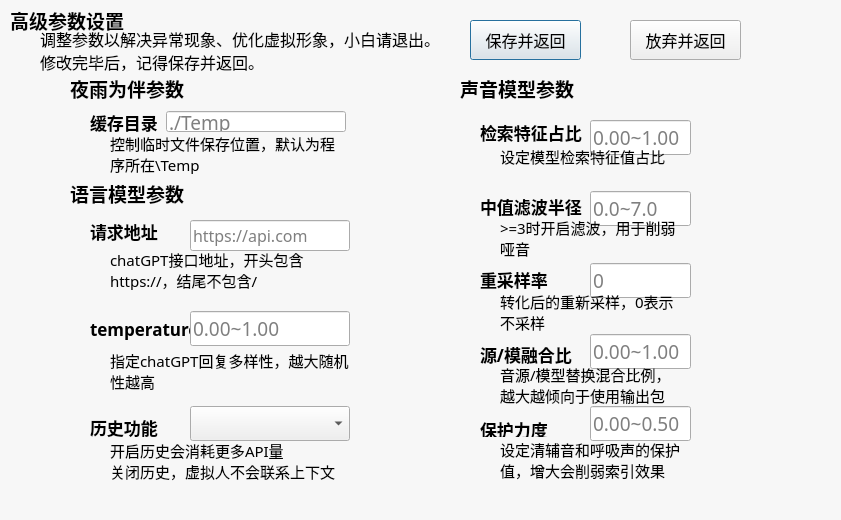
<?xml version="1.0" encoding="UTF-8"?>
<ui version="4.0">
 <class>setplusform</class>
 <widget class="QDialog" name="setplusform">
  <property name="geometry">
   <rect>
    <x>0</x>
    <y>0</y>
    <width>841</width>
    <height>520</height>
   </rect>
  </property>
  <property name="windowTitle">
   <string>Dialog</string>
  </property>
  <widget class="QLabel" name="back_label">
   <property name="geometry">
    <rect>
     <x>0</x>
     <y>0</y>
     <width>841</width>
     <height>520</height>
    </rect>
   </property>
   <property name="styleSheet">
    <string notr="true">background-image: url(:/image/image/xiaomeng.jpg);</string>
   </property>
   <property name="text">
    <string/>
   </property>
  </widget>
  <widget class="QLabel" name="back_label2">
   <property name="geometry">
    <rect>
     <x>0</x>
     <y>0</y>
     <width>841</width>
     <height>520</height>
    </rect>
   </property>
   <property name="styleSheet">
    <string notr="true">background-color: rgba(255, 255, 255, 130);</string>
   </property>
   <property name="text">
    <string/>
   </property>
  </widget>
  <widget class="QWidget" name="verticalLayoutWidget_6">
   <property name="geometry">
    <rect>
     <x>590</x>
     <y>120</y>
     <width>101</width>
     <height>321</height>
    </rect>
   </property>
   <layout class="QVBoxLayout" name="RVC_layout">
    <item>
     <widget class="QLineEdit" name="indexrate_lineedit">
      <property name="font">
       <font>
        <family>等线</family>
        <pointsize>14</pointsize>
       </font>
      </property>
      <property name="placeholderText">
       <string>0.00~1.00</string>
      </property>
     </widget>
    </item>
    <item>
     <spacer name="sp8">
      <property name="orientation">
       <enum>Qt::Vertical</enum>
      </property>
      <property name="sizeHint" stdset="0">
       <size>
        <width>20</width>
        <height>40</height>
       </size>
      </property>
     </spacer>
    </item>
    <item>
     <widget class="QLineEdit" name="filter_lineedit">
      <property name="font">
       <font>
        <family>等线</family>
        <pointsize>14</pointsize>
       </font>
      </property>
      <property name="placeholderText">
       <string>0.0~7.0</string>
      </property>
     </widget>
    </item>
    <item>
     <spacer name="sp7">
      <property name="orientation">
       <enum>Qt::Vertical</enum>
      </property>
      <property name="sizeHint" stdset="0">
       <size>
        <width>20</width>
        <height>40</height>
       </size>
      </property>
     </spacer>
    </item>
    <item>
     <widget class="QLineEdit" name="resample_lineedit">
      <property name="font">
       <font>
        <family>等线</family>
        <pointsize>14</pointsize>
       </font>
      </property>
      <property name="placeholderText">
       <string>0</string>
      </property>
     </widget>
    </item>
    <item>
     <spacer name="sp9">
      <property name="orientation">
       <enum>Qt::Vertical</enum>
      </property>
      <property name="sizeHint" stdset="0">
       <size>
        <width>20</width>
        <height>40</height>
       </size>
      </property>
     </spacer>
    </item>
    <item>
     <widget class="QLineEdit" name="rmsmix_lineedit">
      <property name="font">
       <font>
        <family>等线</family>
        <pointsize>14</pointsize>
       </font>
      </property>
      <property name="placeholderText">
       <string>0.00~1.00</string>
      </property>
     </widget>
    </item>
    <item>
     <spacer name="sp10">
      <property name="orientation">
       <enum>Qt::Vertical</enum>
      </property>
      <property name="sizeHint" stdset="0">
       <size>
        <width>20</width>
        <height>40</height>
       </size>
      </property>
     </spacer>
    </item>
    <item>
     <widget class="QLineEdit" name="protect_lineedit">
      <property name="font">
       <font>
        <family>等线</family>
        <pointsize>14</pointsize>
       </font>
      </property>
      <property name="placeholderText">
       <string>0.00~0.50</string>
      </property>
     </widget>
    </item>
   </layout>
   <zorder>protect_lineedit</zorder>
   <zorder>rmsmix_lineedit</zorder>
   <zorder>resample_lineedit</zorder>
   <zorder>filter_lineedit</zorder>
   <zorder>indexrate_lineedit</zorder>
  </widget>
  <widget class="QLabel" name="filter_label">
   <property name="geometry">
    <rect>
     <x>480</x>
     <y>196</y>
     <width>111</width>
     <height>21</height>
    </rect>
   </property>
   <property name="palette">
    <palette>
     <active>
      <colorrole role="WindowText">
       <brush brushstyle="SolidPattern">
        <color alpha="255">
         <red>0</red>
         <green>0</green>
         <blue>0</blue>
        </color>
       </brush>
      </colorrole>
     </active>
     <inactive>
      <colorrole role="WindowText">
       <brush brushstyle="SolidPattern">
        <color alpha="255">
         <red>0</red>
         <green>0</green>
         <blue>0</blue>
        </color>
       </brush>
      </colorrole>
     </inactive>
     <disabled/>
    </palette>
   </property>
   <property name="font">
    <font>
     <family>新宋体</family>
     <pointsize>13</pointsize>
     <bold>true</bold>
    </font>
   </property>
   <property name="text">
    <string>中值滤波半径</string>
   </property>
   <property name="wordWrap">
    <bool>false</bool>
   </property>
  </widget>
  <widget class="QLabel" name="indexrate_label">
   <property name="geometry">
    <rect>
     <x>480</x>
     <y>122</y>
     <width>111</width>
     <height>21</height>
    </rect>
   </property>
   <property name="font">
    <font>
     <family>新宋体</family>
     <pointsize>13</pointsize>
     <bold>true</bold>
    </font>
   </property>
   <property name="text">
    <string>检索特征占比</string>
   </property>
  </widget>
  <widget class="QLabel" name="rmsmix_label">
   <property name="geometry">
    <rect>
     <x>480</x>
     <y>344</y>
     <width>111</width>
     <height>21</height>
    </rect>
   </property>
   <property name="font">
    <font>
     <family>新宋体</family>
     <pointsize>13</pointsize>
     <bold>true</bold>
    </font>
   </property>
   <property name="text">
    <string>源/模融合比</string>
   </property>
  </widget>
  <widget class="QLabel" name="tip_protect_label">
   <property name="geometry">
    <rect>
     <x>500</x>
     <y>434</y>
     <width>181</width>
     <height>51</height>
    </rect>
   </property>
   <property name="palette">
    <palette>
     <active>
      <colorrole role="WindowText">
       <brush brushstyle="SolidPattern">
        <color alpha="255">
         <red>0</red>
         <green>0</green>
         <blue>0</blue>
        </color>
       </brush>
      </colorrole>
     </active>
     <inactive>
      <colorrole role="WindowText">
       <brush brushstyle="SolidPattern">
        <color alpha="255">
         <red>0</red>
         <green>0</green>
         <blue>0</blue>
        </color>
       </brush>
      </colorrole>
     </inactive>
     <disabled/>
    </palette>
   </property>
   <property name="font">
    <font>
     <family>新宋体</family>
     <pointsize>11</pointsize>
    </font>
   </property>
   <property name="text">
    <string>设定清辅音和呼吸声的保护值，增大会削弱索引效果</string>
   </property>
   <property name="wordWrap">
    <bool>true</bool>
   </property>
  </widget>
  <widget class="QLabel" name="protect_label">
   <property name="geometry">
    <rect>
     <x>480</x>
     <y>421</y>
     <width>101</width>
     <height>16</height>
    </rect>
   </property>
   <property name="font">
    <font>
     <family>新宋体</family>
     <pointsize>13</pointsize>
     <bold>true</bold>
    </font>
   </property>
   <property name="text">
    <string>保护力度</string>
   </property>
  </widget>
  <widget class="QLabel" name="tip_resample_label">
   <property name="geometry">
    <rect>
     <x>500</x>
     <y>291</y>
     <width>181</width>
     <height>41</height>
    </rect>
   </property>
   <property name="palette">
    <palette>
     <active>
      <colorrole role="WindowText">
       <brush brushstyle="SolidPattern">
        <color alpha="255">
         <red>0</red>
         <green>0</green>
         <blue>0</blue>
        </color>
       </brush>
      </colorrole>
     </active>
     <inactive>
      <colorrole role="WindowText">
       <brush brushstyle="SolidPattern">
        <color alpha="255">
         <red>0</red>
         <green>0</green>
         <blue>0</blue>
        </color>
       </brush>
      </colorrole>
     </inactive>
     <disabled/>
    </palette>
   </property>
   <property name="font">
    <font>
     <family>新宋体</family>
     <pointsize>11</pointsize>
    </font>
   </property>
   <property name="text">
    <string>转化后的重新采样，0表示不采样</string>
   </property>
   <property name="wordWrap">
    <bool>true</bool>
   </property>
  </widget>
  <widget class="QLabel" name="tip_rmsmix_label">
   <property name="geometry">
    <rect>
     <x>500</x>
     <y>364</y>
     <width>181</width>
     <height>41</height>
    </rect>
   </property>
   <property name="palette">
    <palette>
     <active>
      <colorrole role="WindowText">
       <brush brushstyle="SolidPattern">
        <color alpha="255">
         <red>0</red>
         <green>0</green>
         <blue>0</blue>
        </color>
       </brush>
      </colorrole>
     </active>
     <inactive>
      <colorrole role="WindowText">
       <brush brushstyle="SolidPattern">
        <color alpha="255">
         <red>0</red>
         <green>0</green>
         <blue>0</blue>
        </color>
       </brush>
      </colorrole>
     </inactive>
     <disabled/>
    </palette>
   </property>
   <property name="font">
    <font>
     <family>新宋体</family>
     <pointsize>11</pointsize>
    </font>
   </property>
   <property name="text">
    <string>音源/模型替换混合比例，越大越倾向于使用输出包</string>
   </property>
   <property name="wordWrap">
    <bool>true</bool>
   </property>
  </widget>
  <widget class="QLabel" name="resample_label">
   <property name="geometry">
    <rect>
     <x>480</x>
     <y>269</y>
     <width>91</width>
     <height>21</height>
    </rect>
   </property>
   <property name="font">
    <font>
     <family>新宋体</family>
     <pointsize>13</pointsize>
     <bold>true</bold>
    </font>
   </property>
   <property name="text">
    <string>重采样率</string>
   </property>
  </widget>
  <widget class="QLabel" name="tip_form_label5">
   <property name="geometry">
    <rect>
     <x>460</x>
     <y>73</y>
     <width>141</width>
     <height>31</height>
    </rect>
   </property>
   <property name="font">
    <font>
     <family>等线</family>
     <pointsize>14</pointsize>
     <bold>true</bold>
    </font>
   </property>
   <property name="text">
    <string>声音模型参数</string>
   </property>
  </widget>
  <widget class="QLabel" name="tip_indexrate_label">
   <property name="geometry">
    <rect>
     <x>500</x>
     <y>141</y>
     <width>181</width>
     <height>31</height>
    </rect>
   </property>
   <property name="palette">
    <palette>
     <active>
      <colorrole role="WindowText">
       <brush brushstyle="SolidPattern">
        <color alpha="255">
         <red>0</red>
         <green>0</green>
         <blue>0</blue>
        </color>
       </brush>
      </colorrole>
     </active>
     <inactive>
      <colorrole role="WindowText">
       <brush brushstyle="SolidPattern">
        <color alpha="255">
         <red>0</red>
         <green>0</green>
         <blue>0</blue>
        </color>
       </brush>
      </colorrole>
     </inactive>
     <disabled/>
    </palette>
   </property>
   <property name="font">
    <font>
     <family>新宋体</family>
     <pointsize>11</pointsize>
    </font>
   </property>
   <property name="text">
    <string>设定模型检索特征值占比</string>
   </property>
   <property name="wordWrap">
    <bool>true</bool>
   </property>
  </widget>
  <widget class="QLabel" name="tip_filter_label">
   <property name="geometry">
    <rect>
     <x>500</x>
     <y>217</y>
     <width>181</width>
     <height>41</height>
    </rect>
   </property>
   <property name="palette">
    <palette>
     <active>
      <colorrole role="WindowText">
       <brush brushstyle="SolidPattern">
        <color alpha="255">
         <red>0</red>
         <green>0</green>
         <blue>0</blue>
        </color>
       </brush>
      </colorrole>
     </active>
     <inactive>
      <colorrole role="WindowText">
       <brush brushstyle="SolidPattern">
        <color alpha="255">
         <red>0</red>
         <green>0</green>
         <blue>0</blue>
        </color>
       </brush>
      </colorrole>
     </inactive>
     <disabled/>
    </palette>
   </property>
   <property name="font">
    <font>
     <family>新宋体</family>
     <pointsize>11</pointsize>
    </font>
   </property>
   <property name="text">
    <string>&gt;=3时开启滤波，用于削弱哑音</string>
   </property>
   <property name="wordWrap">
    <bool>true</bool>
   </property>
  </widget>
  <widget class="QPushButton" name="save_Button">
   <property name="geometry">
    <rect>
     <x>470</x>
     <y>20</y>
     <width>111</width>
     <height>40</height>
    </rect>
   </property>
   <property name="font">
    <font>
     <family>新宋体</family>
     <pointsize>12</pointsize>
    </font>
   </property>
   <property name="text">
    <string>保存并返回</string>
   </property>
  </widget>
  <widget class="QPushButton" name="unsave_Button">
   <property name="geometry">
    <rect>
     <x>630</x>
     <y>20</y>
     <width>111</width>
     <height>40</height>
    </rect>
   </property>
   <property name="font">
    <font>
     <family>新宋体</family>
     <pointsize>12</pointsize>
    </font>
   </property>
   <property name="text">
    <string>放弃并返回</string>
   </property>
  </widget>
  <widget class="QLineEdit" name="tempdir_lineedit">
   <property name="geometry">
    <rect>
     <x>166</x>
     <y>111</y>
     <width>180</width>
     <height>21</height>
    </rect>
   </property>
   <property name="font">
    <font>
     <family>等线</family>
     <pointsize>14</pointsize>
    </font>
   </property>
   <property name="placeholderText">
    <string>./Temp</string>
   </property>
  </widget>
  <widget class="QLabel" name="tempdir_label">
   <property name="geometry">
    <rect>
     <x>90</x>
     <y>107</y>
     <width>81</width>
     <height>31</height>
    </rect>
   </property>
   <property name="font">
    <font>
     <family>新宋体</family>
     <pointsize>13</pointsize>
     <bold>true</bold>
    </font>
   </property>
   <property name="text">
    <string>缓存目录</string>
   </property>
  </widget>
  <widget class="QLabel" name="tip_form_label2">
   <property name="geometry">
    <rect>
     <x>40</x>
     <y>30</y>
     <width>411</width>
     <height>41</height>
    </rect>
   </property>
   <property name="palette">
    <palette>
     <active>
      <colorrole role="WindowText">
       <brush brushstyle="SolidPattern">
        <color alpha="255">
         <red>0</red>
         <green>0</green>
         <blue>0</blue>
        </color>
       </brush>
      </colorrole>
     </active>
     <inactive>
      <colorrole role="WindowText">
       <brush brushstyle="SolidPattern">
        <color alpha="255">
         <red>0</red>
         <green>0</green>
         <blue>0</blue>
        </color>
       </brush>
      </colorrole>
     </inactive>
     <disabled/>
    </palette>
   </property>
   <property name="font">
    <font>
     <family>新宋体</family>
     <pointsize>12</pointsize>
     <bold>false</bold>
    </font>
   </property>
   <property name="text">
    <string>调整参数以解决异常现象、优化虚拟形象，小白请退出。修改完毕后，记得保存并返回。</string>
   </property>
   <property name="wordWrap">
    <bool>true</bool>
   </property>
  </widget>
  <widget class="QLabel" name="address_label">
   <property name="geometry">
    <rect>
     <x>90</x>
     <y>216</y>
     <width>81</width>
     <height>31</height>
    </rect>
   </property>
   <property name="font">
    <font>
     <family>新宋体</family>
     <pointsize>13</pointsize>
     <bold>true</bold>
    </font>
   </property>
   <property name="text">
    <string>请求地址</string>
   </property>
  </widget>
  <widget class="QLabel" name="temperature_label">
   <property name="geometry">
    <rect>
     <x>90</x>
     <y>313</y>
     <width>101</width>
     <height>31</height>
    </rect>
   </property>
   <property name="font">
    <font>
     <family>新宋体</family>
     <pointsize>13</pointsize>
     <bold>true</bold>
    </font>
   </property>
   <property name="text">
    <string>temperature</string>
   </property>
  </widget>
  <widget class="QLabel" name="history_label">
   <property name="geometry">
    <rect>
     <x>90</x>
     <y>412</y>
     <width>101</width>
     <height>31</height>
    </rect>
   </property>
   <property name="font">
    <font>
     <family>新宋体</family>
     <pointsize>13</pointsize>
     <bold>true</bold>
    </font>
   </property>
   <property name="text">
    <string>历史功能</string>
   </property>
  </widget>
  <widget class="QLabel" name="tip_form_label3">
   <property name="geometry">
    <rect>
     <x>70</x>
     <y>73</y>
     <width>141</width>
     <height>31</height>
    </rect>
   </property>
   <property name="font">
    <font>
     <family>等线</family>
     <pointsize>14</pointsize>
     <bold>true</bold>
    </font>
   </property>
   <property name="text">
    <string>夜雨为伴参数</string>
   </property>
  </widget>
  <widget class="QLabel" name="tip_form_label4">
   <property name="geometry">
    <rect>
     <x>70</x>
     <y>178</y>
     <width>141</width>
     <height>31</height>
    </rect>
   </property>
   <property name="font">
    <font>
     <family>等线</family>
     <pointsize>14</pointsize>
     <bold>true</bold>
    </font>
   </property>
   <property name="text">
    <string>语言模型参数</string>
   </property>
  </widget>
  <widget class="QWidget" name="verticalLayoutWidget">
   <property name="geometry">
    <rect>
     <x>190</x>
     <y>220</y>
     <width>160</width>
     <height>221</height>
    </rect>
   </property>
   <layout class="QVBoxLayout" name="ChatGPT_layout">
    <item>
     <widget class="QLineEdit" name="address_lineedit">
      <property name="font">
       <font>
        <family>等线</family>
        <pointsize>12</pointsize>
       </font>
      </property>
      <property name="placeholderText">
       <string>https://api.com</string>
      </property>
     </widget>
    </item>
    <item>
     <spacer name="verticalSpacer_2">
      <property name="orientation">
       <enum>Qt::Vertical</enum>
      </property>
      <property name="sizeHint" stdset="0">
       <size>
        <width>20</width>
        <height>40</height>
       </size>
      </property>
     </spacer>
    </item>
    <item>
     <widget class="QLineEdit" name="temperature_lineedit">
      <property name="font">
       <font>
        <family>等线</family>
        <pointsize>14</pointsize>
       </font>
      </property>
      <property name="placeholderText">
       <string>0.00~1.00</string>
      </property>
     </widget>
    </item>
    <item>
     <spacer name="verticalSpacer">
      <property name="orientation">
       <enum>Qt::Vertical</enum>
      </property>
      <property name="sizeHint" stdset="0">
       <size>
        <width>20</width>
        <height>40</height>
       </size>
      </property>
     </spacer>
    </item>
    <item>
     <widget class="QComboBox" name="history_combobox">
      <property name="font">
       <font>
        <family>新宋体</family>
        <pointsize>14</pointsize>
       </font>
      </property>
      <property name="placeholderText">
       <string>开启</string>
      </property>
     </widget>
    </item>
   </layout>
  </widget>
  <widget class="QLabel" name="tip_form_label">
   <property name="geometry">
    <rect>
     <x>10</x>
     <y>10</y>
     <width>131</width>
     <height>21</height>
    </rect>
   </property>
   <property name="font">
    <font>
     <family>等线</family>
     <pointsize>14</pointsize>
     <bold>true</bold>
    </font>
   </property>
   <property name="text">
    <string>高级参数设置</string>
   </property>
  </widget>
  <widget class="QLabel" name="tip_tempdir_label">
   <property name="geometry">
    <rect>
     <x>110</x>
     <y>133</y>
     <width>231</width>
     <height>41</height>
    </rect>
   </property>
   <property name="palette">
    <palette>
     <active>
      <colorrole role="WindowText">
       <brush brushstyle="SolidPattern">
        <color alpha="255">
         <red>0</red>
         <green>0</green>
         <blue>0</blue>
        </color>
       </brush>
      </colorrole>
     </active>
     <inactive>
      <colorrole role="WindowText">
       <brush brushstyle="SolidPattern">
        <color alpha="255">
         <red>0</red>
         <green>0</green>
         <blue>0</blue>
        </color>
       </brush>
      </colorrole>
     </inactive>
     <disabled/>
    </palette>
   </property>
   <property name="font">
    <font>
     <family>新宋体</family>
     <pointsize>11</pointsize>
    </font>
   </property>
   <property name="text">
    <string>控制临时文件保存位置，默认为程序所在\Temp</string>
   </property>
   <property name="wordWrap">
    <bool>true</bool>
   </property>
  </widget>
  <widget class="QLabel" name="tip_address_label">
   <property name="geometry">
    <rect>
     <x>110</x>
     <y>249</y>
     <width>251</width>
     <height>41</height>
    </rect>
   </property>
   <property name="palette">
    <palette>
     <active>
      <colorrole role="WindowText">
       <brush brushstyle="SolidPattern">
        <color alpha="255">
         <red>0</red>
         <green>0</green>
         <blue>0</blue>
        </color>
       </brush>
      </colorrole>
     </active>
     <inactive>
      <colorrole role="WindowText">
       <brush brushstyle="SolidPattern">
        <color alpha="255">
         <red>0</red>
         <green>0</green>
         <blue>0</blue>
        </color>
       </brush>
      </colorrole>
     </inactive>
     <disabled/>
    </palette>
   </property>
   <property name="font">
    <font>
     <family>新宋体</family>
     <pointsize>11</pointsize>
    </font>
   </property>
   <property name="text">
    <string>chatGPT接口地址，开头包含https://，结尾不包含/</string>
   </property>
   <property name="wordWrap">
    <bool>true</bool>
   </property>
  </widget>
  <widget class="QLabel" name="tip_temperature_label">
   <property name="geometry">
    <rect>
     <x>110</x>
     <y>350</y>
     <width>241</width>
     <height>41</height>
    </rect>
   </property>
   <property name="palette">
    <palette>
     <active>
      <colorrole role="WindowText">
       <brush brushstyle="SolidPattern">
        <color alpha="255">
         <red>0</red>
         <green>0</green>
         <blue>0</blue>
        </color>
       </brush>
      </colorrole>
     </active>
     <inactive>
      <colorrole role="WindowText">
       <brush brushstyle="SolidPattern">
        <color alpha="255">
         <red>0</red>
         <green>0</green>
         <blue>0</blue>
        </color>
       </brush>
      </colorrole>
     </inactive>
     <disabled/>
    </palette>
   </property>
   <property name="font">
    <font>
     <family>新宋体</family>
     <pointsize>11</pointsize>
    </font>
   </property>
   <property name="text">
    <string>指定chatGPT回复多样性，越大随机性越高</string>
   </property>
   <property name="wordWrap">
    <bool>true</bool>
   </property>
  </widget>
  <widget class="QLabel" name="tip_history_label">
   <property name="geometry">
    <rect>
     <x>110</x>
     <y>440</y>
     <width>241</width>
     <height>41</height>
    </rect>
   </property>
   <property name="palette">
    <palette>
     <active>
      <colorrole role="WindowText">
       <brush brushstyle="SolidPattern">
        <color alpha="255">
         <red>0</red>
         <green>0</green>
         <blue>0</blue>
        </color>
       </brush>
      </colorrole>
     </active>
     <inactive>
      <colorrole role="WindowText">
       <brush brushstyle="SolidPattern">
        <color alpha="255">
         <red>0</red>
         <green>0</green>
         <blue>0</blue>
        </color>
       </brush>
      </colorrole>
     </inactive>
     <disabled/>
    </palette>
   </property>
   <property name="font">
    <font>
     <family>新宋体</family>
     <pointsize>11</pointsize>
    </font>
   </property>
   <property name="text">
    <string>开启历史会消耗更多API量
关闭历史，虚拟人不会联系上下文</string>
   </property>
   <property name="wordWrap">
    <bool>true</bool>
   </property>
  </widget>
 </widget>
 <resources>
  <include location="NightRain.qrc"/>
 </resources>
 <connections/>
</ui>
